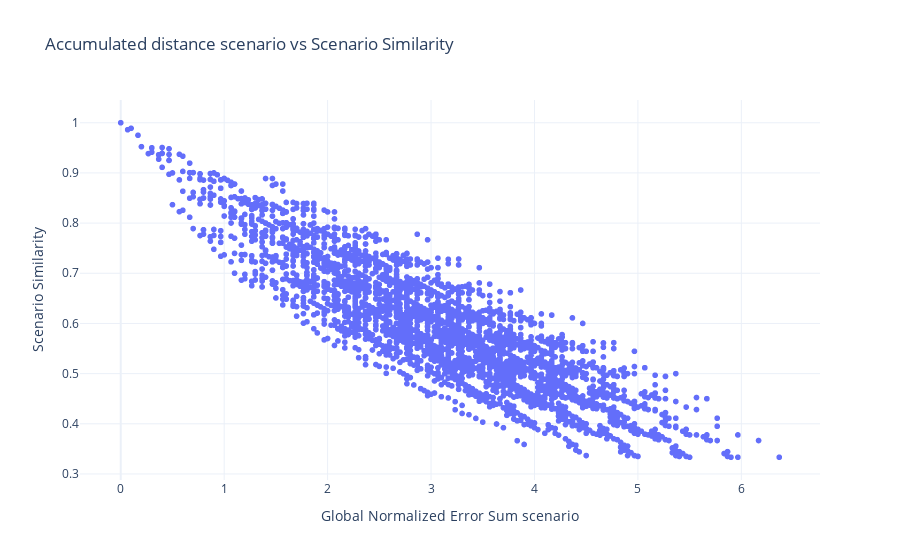

This figure's notebook cell:
### Code cell
# Criar o scatter plot usando o Plotly
fig = px.scatter(
    df,
    x='Global Normalized Error Sum scenario',
    y='Scenario Similarity',
    title='Accumulated distance scenario vs Scenario Similarity',
    labels={
        'Global Normalized Error Sum from scenario': 'Accumulated distance',
        'Scenario Similarity': 'Scenario Similarity'
    },
    template='plotly_white'
)

# Exibir o gráfico
fig.show()

### Figure 1 — Plotly figure (JSON) as saved in the notebook; plotly's stock layout.template omitted (floating-point values rounded to 4 significant figures; data arrays with more than 128 entries replaced by an {"elided": "..."} marker saying what was removed)
{"data": [{"hovertemplate": "Global Normalized Error Sum scenario=%{x}<br>Scenario Similarity=%{y}<extra></extra>", "legendgroup": "", "marker": {"color": "#636efa", "symbol": "circle"}, "mode": "markers", "name": "", "showlegend": false, "type": "scattergl", "x": {"elided": "5400 float values"}, "xaxis": "x", "y": {"elided": "5400 float values"}, "yaxis": "y"}], "layout": {"legend": {"tracegroupgap": 0}, "title": {"text": "Accumulated distance scenario vs Scenario Similarity"}, "xaxis": {"anchor": "y", "domain": [0, 1], "title": {"text": "Global Normalized Error Sum scenario"}}, "yaxis": {"anchor": "x", "domain": [0, 1], "title": {"text": "Scenario Similarity"}}}}
